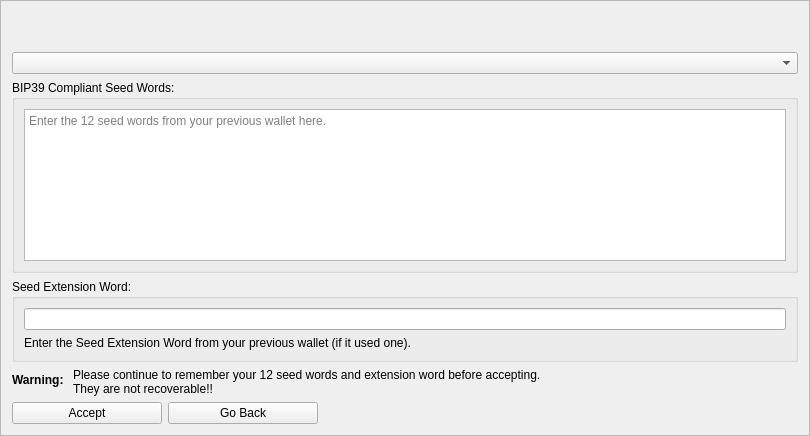
<?xml version="1.0" encoding="UTF-8"?>
<ui version="4.0">
 <class>MnemonicDialog3</class>
 <widget class="QFrame" name="MnemonicDialog3">
  <property name="geometry">
   <rect>
    <x>0</x>
    <y>0</y>
    <width>810</width>
    <height>436</height>
   </rect>
  </property>
  <property name="windowTitle">
   <string>Previous HD Wallet Re-creation</string>
  </property>
  <property name="frameShape">
   <enum>QFrame::StyledPanel</enum>
  </property>
  <property name="frameShadow">
   <enum>QFrame::Raised</enum>
  </property>
  <layout class="QVBoxLayout" name="verticalLayout">
   <item>
    <widget class="QLabel" name="lblHelp">
     <property name="palette">
      <palette>
       <active>
        <colorrole role="WindowText">
         <brush brushstyle="SolidPattern">
          <color alpha="255">
           <red>239</red>
           <green>41</green>
           <blue>41</blue>
          </color>
         </brush>
        </colorrole>
        <colorrole role="Text">
         <brush brushstyle="SolidPattern">
          <color alpha="255">
           <red>239</red>
           <green>41</green>
           <blue>41</blue>
          </color>
         </brush>
        </colorrole>
        <colorrole role="ButtonText">
         <brush brushstyle="SolidPattern">
          <color alpha="255">
           <red>239</red>
           <green>41</green>
           <blue>41</blue>
          </color>
         </brush>
        </colorrole>
       </active>
       <inactive>
        <colorrole role="WindowText">
         <brush brushstyle="SolidPattern">
          <color alpha="255">
           <red>239</red>
           <green>41</green>
           <blue>41</blue>
          </color>
         </brush>
        </colorrole>
        <colorrole role="Text">
         <brush brushstyle="SolidPattern">
          <color alpha="255">
           <red>239</red>
           <green>41</green>
           <blue>41</blue>
          </color>
         </brush>
        </colorrole>
        <colorrole role="ButtonText">
         <brush brushstyle="SolidPattern">
          <color alpha="255">
           <red>239</red>
           <green>41</green>
           <blue>41</blue>
          </color>
         </brush>
        </colorrole>
       </inactive>
       <disabled>
        <colorrole role="WindowText">
         <brush brushstyle="SolidPattern">
          <color alpha="255">
           <red>190</red>
           <green>190</green>
           <blue>190</blue>
          </color>
         </brush>
        </colorrole>
        <colorrole role="Text">
         <brush brushstyle="SolidPattern">
          <color alpha="255">
           <red>190</red>
           <green>190</green>
           <blue>190</blue>
          </color>
         </brush>
        </colorrole>
        <colorrole role="ButtonText">
         <brush brushstyle="SolidPattern">
          <color alpha="255">
           <red>190</red>
           <green>190</green>
           <blue>190</blue>
          </color>
         </brush>
        </colorrole>
       </disabled>
      </palette>
     </property>
     <property name="text">
      <string/>
     </property>
    </widget>
   </item>   
   <item><widget class="QLabel" name="lblWarningJapanese">
     <property name="palette">
      <palette>
       <active>
        <colorrole role="WindowText">
         <brush brushstyle="SolidPattern">
          <color alpha="255">
           <red>239</red>
           <green>41</green>
           <blue>41</blue>
          </color>
         </brush>
        </colorrole>
        <colorrole role="Text">
         <brush brushstyle="SolidPattern">
          <color alpha="255">
           <red>239</red>
           <green>41</green>
           <blue>41</blue>
          </color>
         </brush>
        </colorrole>
        <colorrole role="ButtonText">
         <brush brushstyle="SolidPattern">
          <color alpha="255">
           <red>239</red>
           <green>41</green>
           <blue>41</blue>
          </color>
         </brush>
        </colorrole>
       </active>
       <inactive>
        <colorrole role="WindowText">
         <brush brushstyle="SolidPattern">
          <color alpha="255">
           <red>239</red>
           <green>41</green>
           <blue>41</blue>
          </color>
         </brush>
        </colorrole>
        <colorrole role="Text">
         <brush brushstyle="SolidPattern">
          <color alpha="255">
           <red>239</red>
           <green>41</green>
           <blue>41</blue>
          </color>
         </brush>
        </colorrole>
        <colorrole role="ButtonText">
         <brush brushstyle="SolidPattern">
          <color alpha="255">
           <red>239</red>
           <green>41</green>
           <blue>41</blue>
          </color>
         </brush>
        </colorrole>
       </inactive>
       <disabled>
        <colorrole role="WindowText">
         <brush brushstyle="SolidPattern">
          <color alpha="255">
           <red>190</red>
           <green>190</green>
           <blue>190</blue>
          </color>
         </brush>
        </colorrole>
        <colorrole role="Text">
         <brush brushstyle="SolidPattern">
          <color alpha="255">
           <red>190</red>
           <green>190</green>
           <blue>190</blue>
          </color>
         </brush>
        </colorrole>
        <colorrole role="ButtonText">
         <brush brushstyle="SolidPattern">
          <color alpha="255">
           <red>190</red>
           <green>190</green>
           <blue>190</blue>
          </color>
         </brush>
        </colorrole>
       </disabled>
      </palette>
     </property>
     <property name="text">
      <string/>
     </property>
    </widget>
   </item> 
   <item>     
    <widget class="QComboBox" name="languageSeedWords"/>
   </item>
   <item>
    <widget class="QGroupBox" name="groupBox">
     <property name="title">
      <string>BIP39 Compliant Seed Words:</string>
     </property>
     <layout class="QGridLayout" name="gridLayout_3">
      <item row="0" column="0">
       <widget class="QPlainTextEdit" name="seedwordsEdit">
        <property name="readOnly">
         <bool>false</bool>
        </property>
        <property name="placeholderText">
         <string>Enter the 12 seed words from your previous wallet here.</string>
        </property>
       </widget>
      </item>
     </layout>
    </widget>
   </item>
   <item>
    <spacer name="verticalSpacer">
     <property name="orientation">
      <enum>Qt::Vertical</enum>
     </property>
     <property name="sizeHint" stdset="0">
      <size>
       <width>20</width>
       <height>10</height>
      </size>
     </property>
    </spacer>
   </item>
   <item>
    <widget class="QGroupBox" name="groupBox_2">
     <property name="title">
      <string>Seed Extension Word:</string>
     </property>
     <layout class="QVBoxLayout" name="verticalLayout_2">
      <item>
       <widget class="QLineEdit" name="passphraseEdit">
        <property name="toolTip">
         <string>The Seed Extension Word is like adding a password to your randomly generated seed phrase. If someone finds your written 12 word seed phrase, but you’ve chosen to use a Seed Extension Word, they will not be able to access your wallet.</string>
        </property>
       </widget>
      </item>
      <item>
       <widget class="QLabel" name="passwordLabel">
        <property name="text">
         <string>Enter the Seed Extension Word from your previous wallet (if it used one).</string>
        </property>
       </widget>
      </item>
     </layout>
    </widget>
   </item>
   <item>
    <spacer name="verticalSpacer_4">
     <property name="orientation">
      <enum>Qt::Vertical</enum>
     </property>
     <property name="sizeHint" stdset="0">
      <size>
       <width>20</width>
       <height>40</height>
      </size>
     </property>
    </spacer>
   </item>
   <item>
    <layout class="QFormLayout" name="mnemonicLayout">
     <item row="1" column="0">
      <widget class="QLabel" name="label_3">
       <property name="font">
        <font>
         <weight>75</weight>
         <bold>true</bold>
        </font>
       </property>
       <property name="text">
        <string>Warning: </string>
       </property>
      </widget>
     </item>
     <item row="1" column="1">
      <widget class="QLabel" name="label_2">
       <property name="text">
        <string>Please continue to remember your 12 seed words and extension word before accepting.
They are not recoverable!!</string>
       </property>
      </widget>
     </item>
    </layout>
   </item>
   <item>
    <layout class="QHBoxLayout" name="horizontalLayout_2">
     <item>
      <widget class="QPushButton" name="acceptButton">
       <property name="minimumSize">
        <size>
         <width>150</width>
         <height>0</height>
        </size>
       </property>
       <property name="maximumSize">
        <size>
         <width>150</width>
         <height>16777215</height>
        </size>
       </property>
       <property name="text">
        <string>Accept</string>
       </property>
       <property name="autoDefault">
        <bool>false</bool>
       </property>
      </widget>
     </item>
     <item>
      <widget class="QPushButton" name="backButton">
       <property name="minimumSize">
        <size>
         <width>150</width>
         <height>0</height>
        </size>
       </property>
       <property name="maximumSize">
        <size>
         <width>150</width>
         <height>16777215</height>
        </size>
       </property>
       <property name="text">
        <string>Go Back</string>
       </property>
      </widget>
     </item>
     <item>
      <spacer name="horizontalSpacer">
       <property name="orientation">
        <enum>Qt::Horizontal</enum>
       </property>
       <property name="sizeHint" stdset="0">
        <size>
         <width>40</width>
         <height>20</height>
        </size>
       </property>
      </spacer>
     </item>
    </layout>
   </item>
  </layout>
 </widget>
 <resources/>
 <connections/>
</ui> 
